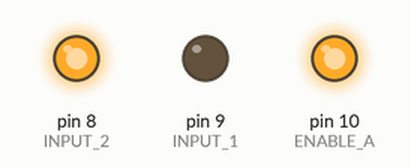
Simulated run of this sketch. Board: Arduino Uno, built with avr-gcc and run on an emulated ATmega328P. Parts: output pins drawn as LEDs (lit = HIGH).

Above: at 1.0 s.
At 3.0 s:
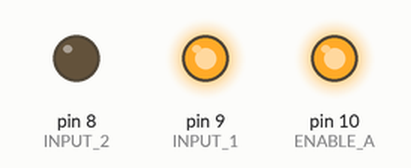
Timing chart, 0 to 5.2 s (numbered marks = the images above):
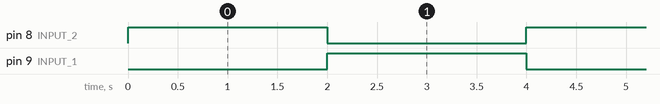

Measured:
- by itself, pin 8 (INPUT_2), pin 9 (INPUT_1): alternates HIGH for 2.0 s and LOW for 2.0 s

The sketch:

CH_45_01.ino
```cpp
int ENABLE_A = 10;       // Enable A 핀
int INPUT_1 = 9;        // 모터 제어 핀 1
int INPUT_2 = 8;        // 모터 제어 핀 2

void setup() {
  pinMode(ENABLE_A, OUTPUT);
  pinMode(INPUT_1, OUTPUT);
  pinMode(INPUT_2, OUTPUT);

  digitalWrite(ENABLE_A, HIGH);     // 제어 가능한 상태로 둠
}

void loop() {
  forward();          // 정회전
  delay(2000);

  backward();         // 역회전
  delay(2000);
}

void forward() {
  digitalWrite(INPUT_1, LOW);     // 표 45.3 참고
  digitalWrite(INPUT_2, HIGH);
}

void backward() {
  digitalWrite(INPUT_1, HIGH);    // 표 45.3 참고
  digitalWrite(INPUT_2, LOW);
}
```
